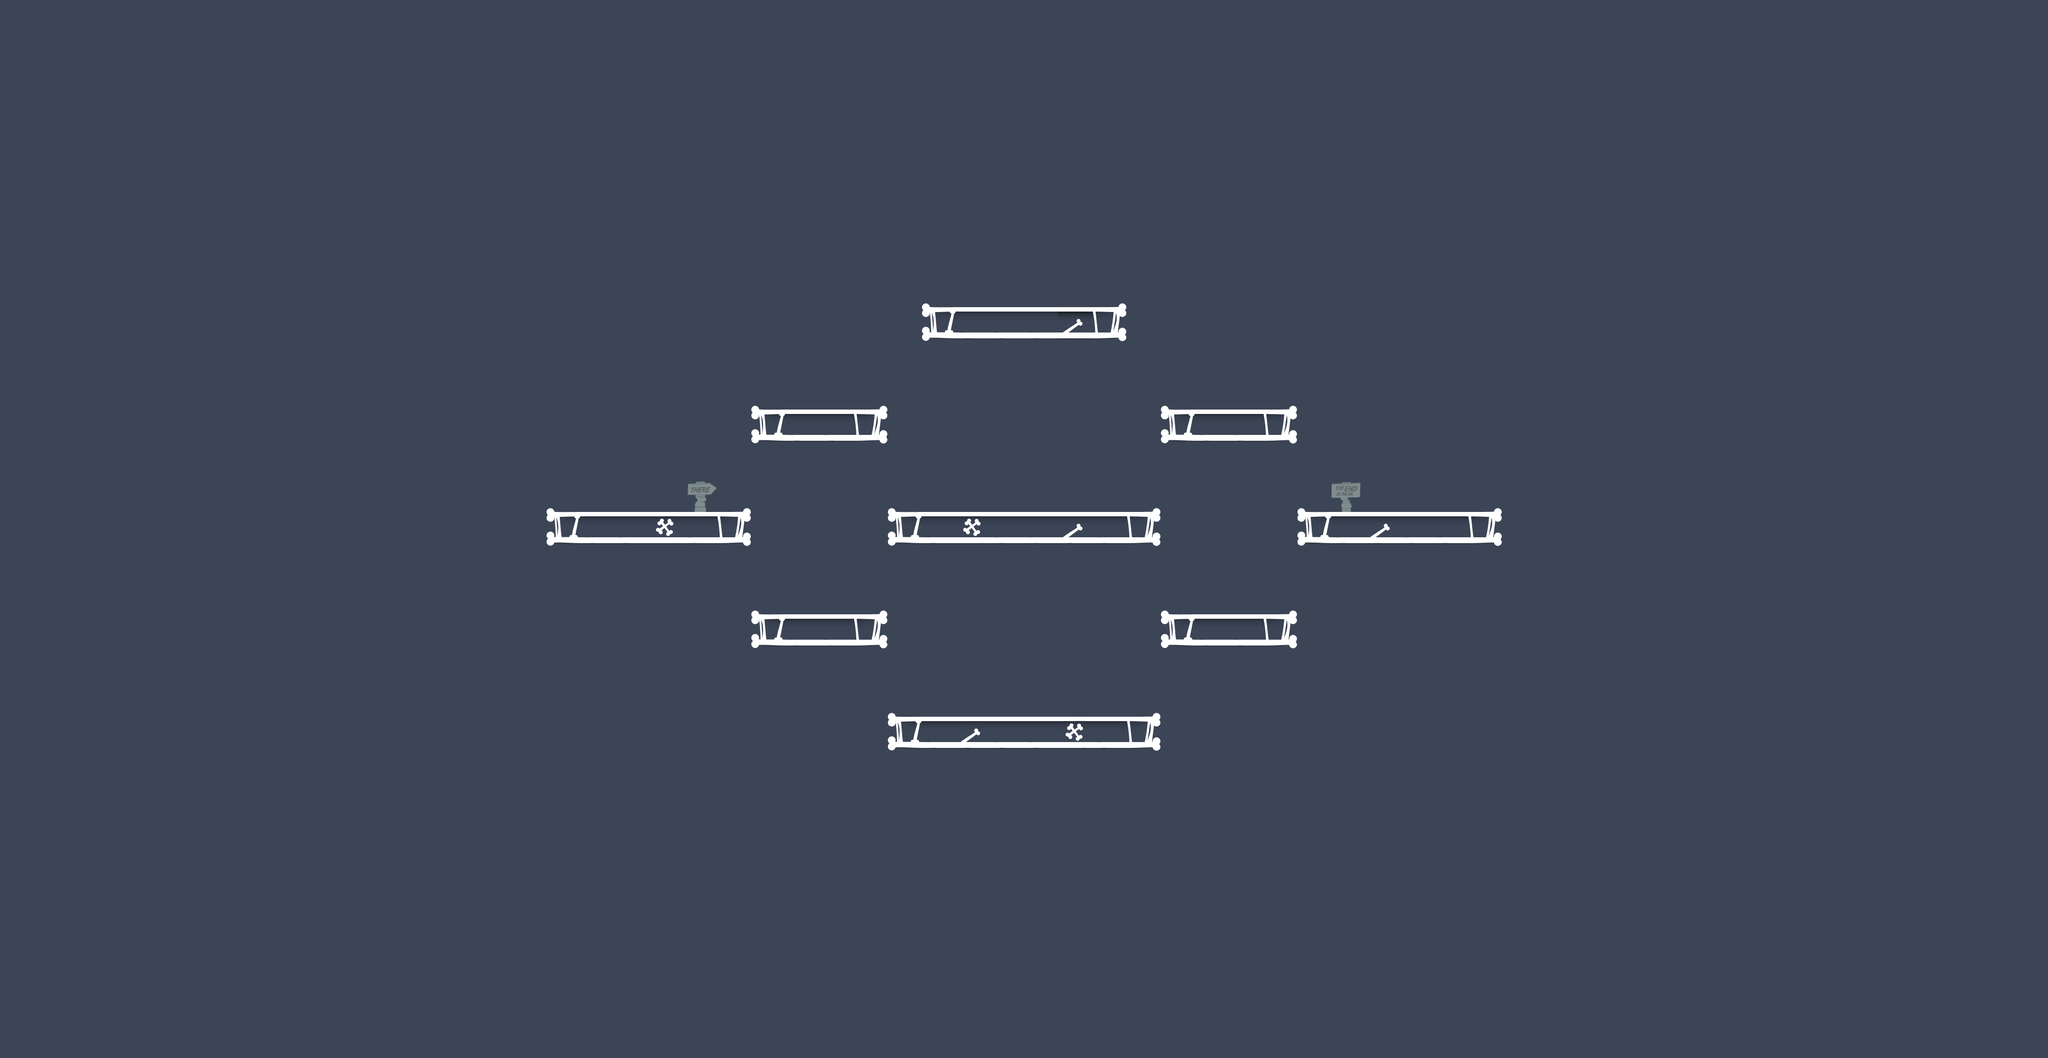

Tiled map render using the project's own tile images. Description and the map definition, with tile-layer contents summarised, below:
An orthogonal 60x31 tile map with 70x70 px tiles, 2 tile layers (collision, foreground) and 7 objects (2x enemy, items, door, health, gun, ...).

<map version="1.2" tiledversion="1.2.2" orientation="orthogonal" renderorder="right-down" width="60" height="31" tilewidth="70" tileheight="70" infinite="0" backgroundcolor="#3c4556" nextlayerid="12" nextobjectid="8">
 <tileset firstgid="1" name="map_tiles_70" tilewidth="70" tileheight="70" tilecount="16" columns="8">
  <image source="../images/map_tiles.png" width="560" height="140" />
  <terraintypes>
   <terrain name="New Terrain" tile="-1" />
   <terrain name="New Terrain" tile="-1" />
  </terraintypes>
  <tile id="0" terrain=",,0,0" />
  <tile id="1" terrain="0,0,0,0" />
  <tile id="2" terrain="0,,0," />
  <tile id="3" terrain="0,,," />
 </tileset>
 <objectgroup color="#ffff00" id="1" name="items">
  <object id="1" name="key" type="items" x="2100" y="980" width="70" height="70" />
  <object id="2" name="door" x="2940" y="980" width="70" height="70" />
  <object id="3" name="health" x="2100" y="1400" width="70" height="70" />
  <object id="4" name="gun" x="2030" y="560" width="70" height="70" />
 </objectgroup>
 <objectgroup color="#00aa00" id="2" name="player">
  <object id="5" name="player" type="player" x="1260" y="910" width="70" height="140" />
 </objectgroup>
 <objectgroup color="#ff0000" id="3" name="enemies">
  <object id="6" name="zombie" type="enemy" x="1960" y="978" width="70" height="72">
   <properties>
    <property name="style" value="1" />
   </properties>
  </object>
  <object id="7" name="zombie" type="enemy" x="1999.39" y="1387.09" width="70" height="72">
   <properties>
    <property name="style" value="1" />
   </properties>
  </object>
 </objectgroup>
 <layer id="10" name="collision" width="60" height="31">
  <data>[1860 cells, 50 non-empty, 5 distinct tile ids]</data>
 </layer>
 <layer id="11" name="foreground" width="60" height="31">
  <data>[1860 cells, 23 non-empty, 6 distinct tile ids]</data>
 </layer>
</map>
